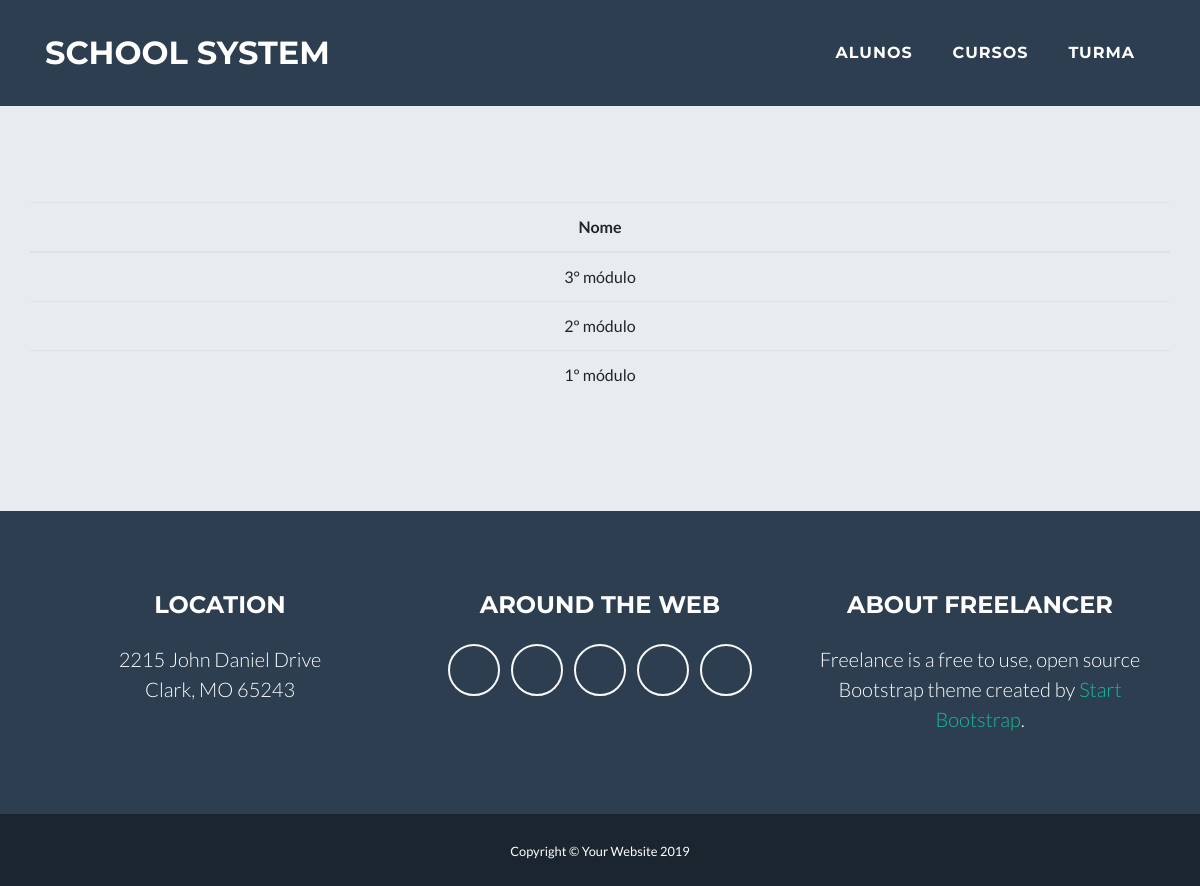
Before: /home/classs/ with the older database file.
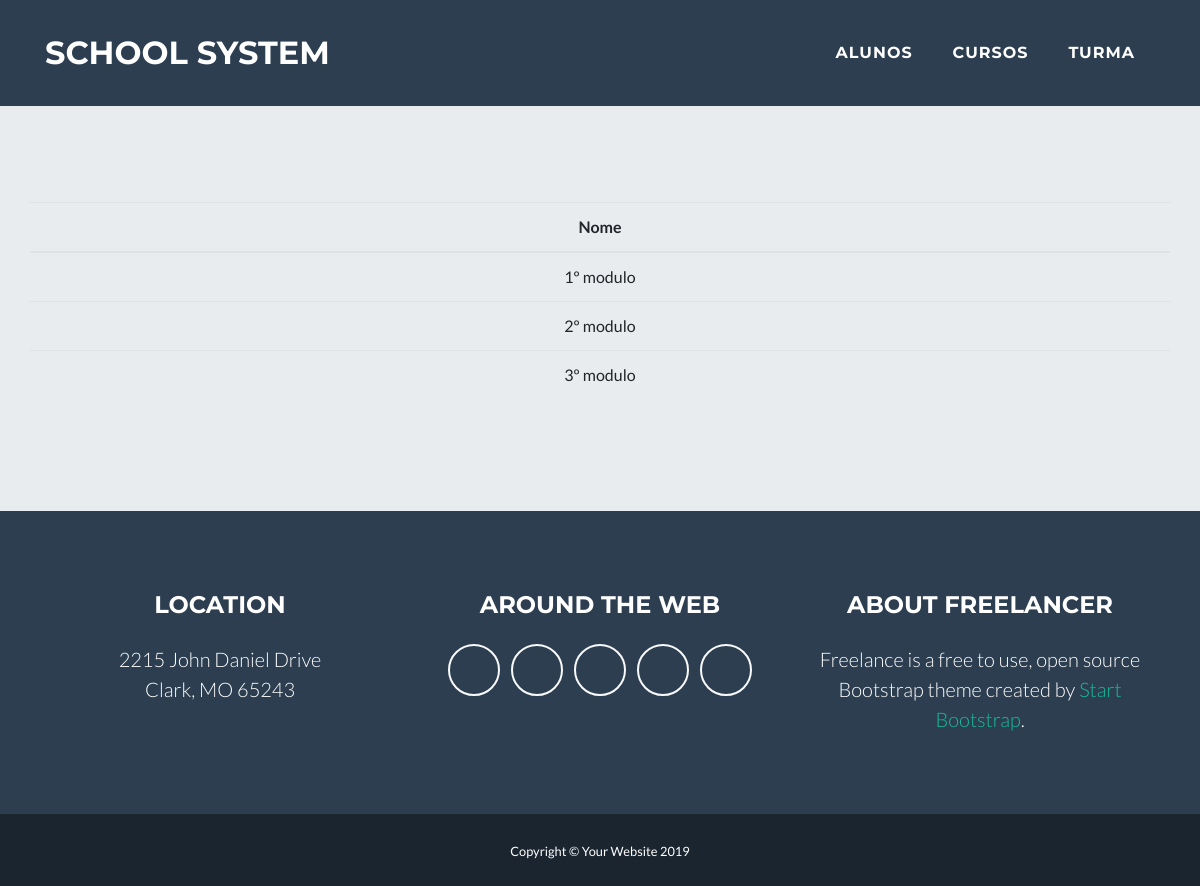
After: the same page with the newer database file.
### escola/models.py (models this page shows, shortened)
class Class(models.Model):
    name = models.CharField(max_length=50)

### escola/views.py (the view)
# urls.py: path('classs/',views.classs),
def classs(request):
    classs = Class.objects.all()
    return render(request, 'class/list.html', {'classs':classs})

### escola/templates/class/list.html
{% extends "base.html" %}
{% block content %}
<div class="container">
    <div class="row">
        <table class="table">
            <thead>
                <tr>
                    <th>Nome</th>
                </tr>
            </thead>
            <tbody>
                {% for class in classs %}
                <tr>
                    <td>{{class.name}}</td>
                </tr>
                {% endfor %}
            </tbody>
        </table>
    </div>
</div>
{% endblock %}

Changed rows visible on the page:
changed Class: name "3° módulo" → "1º modulo"
changed Class: name "2º módulo" → "2º modulo"
changed Class: name "1º módulo" → "3º modulo"
